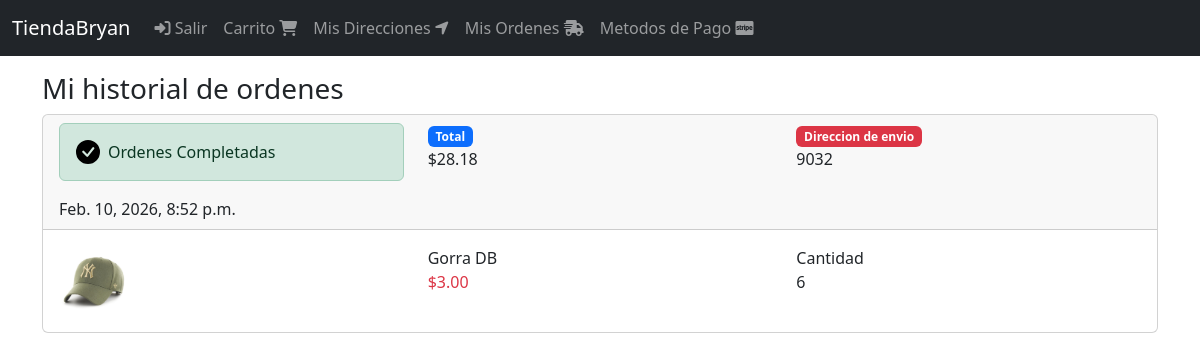
/orden/completados (signed in), run on an earlier commit of the app's database.
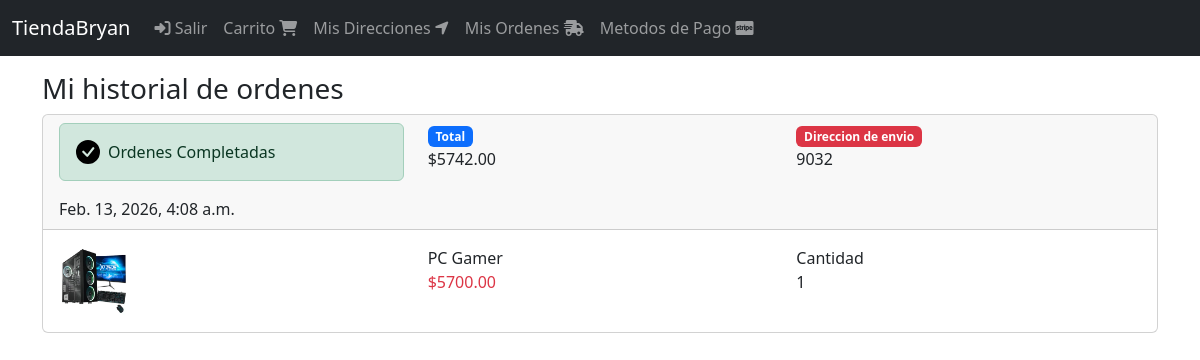
And on a later commit of the database.
### orden/models.py (models this page shows, shortened)
class Orden(models.Model):
    ordenID = models.CharField(max_length=100, null=False, blank=False, unique=True)
    user = models.ForeignKey(User, on_delete=models.CASCADE)
    cart = models.ForeignKey(Cart, on_delete=models.CASCADE)
    status = models.CharField(max_length=40, choices=choices, default=OrdenStatus.CREATED)
    envio_total = models.DecimalField(default=10, max_digits=9, decimal_places=2)
    total = models.DecimalField(default=0, max_digits=9, decimal_places=2)
    created_at = models.DateTimeField(auto_now_add=True)
    direccion_envio = models.ForeignKey(DireccionEnvio, null=True, blank=True, on_delete=models.CASCADE)
    promo_codigo = models.OneToOneField(PromoCodigo, null=True, blank=True, on_delete=models.CASCADE)

### DirEnvio/models.py (models this page shows, shortened)
class DireccionEnvio(models.Model):
    user = models.ForeignKey(User, null=False, blank=False, on_delete=models.CASCADE)
    line1 = models.CharField(max_length=300)
    line2 = models.CharField(max_length=300, blank=True)
    city = models.CharField(max_length=100)
    state = models.CharField(max_length=100)
    country = models.CharField(max_length=50)
    reference = models.CharField(max_length=300)
    postal_code = models.CharField(max_length=10, null=False, blank=False)
    default = models.BooleanField(default=False)
    created_at = models.DateTimeField(auto_now_add=True)
    def __str__(self):
        return self.postal_code

### carts/models.py (models this page shows, shortened)
class CartProduct(models.Model):
    cart = models.ForeignKey(Cart, on_delete=models.CASCADE)
    product = models.ForeignKey(Product, on_delete=models.CASCADE)
    quantity = models.IntegerField(default=1)
    created_at = models.DateTimeField(auto_now_add=True)
    objects = CartProductManager()

### products/models.py (models this page shows, shortened)
class Product(models.Model):
    title = models.CharField(max_length=40)
    description = models.TextField()
    price = models.DecimalField(max_digits=8, decimal_places=2, default=0.0)
    image = models.ImageField(upload_to='products/', null=False, blank=False)
    created_at = models.DateTimeField(auto_now_add=True)
    slug = models.SlugField(max_length=200, null=False, blank=False, unique=True)

### orden/views.py (the view)
# urls.py: path('completados', views.OrdenViews.as_view(), name='completados'),
class OrdenViews(LoginRequiredMixin, ListView):
    login_url = 'login'
    template_name = 'orden/ordenes.html'
    def get_queryset(self):
        return self.request.user.ordenes_completadas()

### carts/models.py (called while the page is built)
    def product_related(self):
        return self.cartproduct_set.select_related('product')

### products/templatetags/funcion_tag.py (called while the page is built)
@register.filter()
def precio_tag(value):
    return '${0:.2f}'.format(value)

### users/models.py (called while the page is built)
    def ordenes_completadas(self):
        return self.orden_set.filter(status=OrdenStatus.COMPLETED).order_by('-id')

### orden/templates/orden/ordenes.html
{% extends 'base.html' %}
{% block content %}
<div class="col">
    <div class="h3">
        Mi historial de ordenes
    </div>
    <div>
        {% for orden in object_list %}
            {% include 'orden/snippets/orden.html' %}
        {% endfor %}
    </div>
</div>
{% endblock %}

### templates/base.html (shortened to what this page needs)
{% load static %}
<!DOCTYPE html>
<html lang="es">
<head>
    <link href="https://cdn.jsdelivr.net/npm/bootstrap@5.3.3/dist/css/bootstrap.min.css"
    rel="stylesheet"
>
    <link rel="stylesheet" href="{% static 'css/base.css' %}">
</head>
<body>
    {% include 'navbar.html' %}
    <div class="container">
        <div class="row mt-3">
            {% block content %}
            {% endblock %}
        </div>
    </div>
</body>
</html>

### templates/navbar.html (shortened to what this page needs)
{% url 'carts' as cart %}
{% url 'direccion_envio' as direccion_envio %}
{% url 'completados' as completados %}
{% url 'crear' as crear %}
<nav class="navbar navbar-expand-lg navbar-dark bg-dark">
  <div class="container-fluid">
    <a class="navbar-brand" href="{% url 'index' %}">TiendaBryan</a>
    <div class="collapse navbar-collapse" id="navbarNavDropdown">
      <ul class="navbar-nav">
        {% if user.is_authenticated%}
        <li class="nav-item">
          <a class="nav-link" href="{% url 'salir' %}">
            <span class="fas fa-sign-in-alt"></span>
            Salir
          </a>
        </li>
      {% endif%}
      <ul class="navbar-nav">
        <li class="nav-item">
          <a class="nav-link" href="{% url 'cart' %}">Carrito
            <span class="fas fa-shopping-cart"></span>
          </a>
        </li>
      </ul>
      {% if user.is_authenticated %}
      <ul class="navbar-nav">
        <li class="nav-item">
          <a class="nav-link" href="{% url 'direccion_envio' %}">Mis Direcciones
            <span class="fas fa-location-arrow"></span>
          </a>
        </li>
        <li class="nav-item">
          <a class="nav-link" href="{% url 'completados' %}">Mis Ordenes
            <span class="fas fa-shipping-fast"></span>
          </a>
        </li>
        <li class="nav-item">
          <a class="nav-link" href="{% url 'crear' %}">Metodos de Pago
            <span class="fab fa-cc-stripe"></span>
          </a>
        </li>
      </ul>
      {% endif %}
    </div>
  </div>
</nav>

### orden/templates/orden/snippets/orden.html
{% load funcion_tag %}
<div class="card mb-2">
    <div class="card-header">
        <div class="row">
            <div class="col-4">
                <div class="alert alert-success d-flex align-items-center" role="alert">
                    <svg class="bi flex-shrink-0 me-2" width="24" height="24" role="img" aria-label="Success:"><use xlink:href="#check-circle-fill"/></svg>
                    <div>
                        Ordenes Completadas
                    </div>
                </div>
                <div>
                    {{ orden.created_at }}
                </div>
            </div>
            <div class="col-4">
                <div class="badge bg-primary">
                    Total
                </div>
                <div>
                    {{ orden.total | precio_tag }}
                </div>
            </div>
            <div class="col-4">
                <div class="badge bg-danger">
                    Direccion de envio
                </div>
                <div>
                    {{ orden.direccion_envio }}
                </div>
            </div>
        </div>
    </div>
    <div class="card-body">
        {% for i in orden.cart.product_related %}
        {% with product=i.product %}
        <div class="row">
            <div class="col-4">
                {% if product.image %}
                <img src="{{product.image.url}}" alt="" width="70" height="70">
                {% endif %}
            </div>
            <div class="col-4">
                <div>
                    {{product.title}}
                </div>
                <div class="text-danger">
                    {{product.price | precio_tag}}
                </div>
            </div>
            <div class="col-4">
                <div>
                    Cantidad
                </div>
                <div>
                    {{i.quantity}}
                </div>
            </div>
        </div>
        {% endwith %}
        {% endfor %}
    </div>
</div>

What changed in the data, as far as the page shows it:
removed Orden: created_at "Feb. 10, 2026, 8:52 p.m.", total|precio_tag "$28.18", direccion_envio "9032"
removed CartProduct: product.image (picture), product "Gorra DB", product.price|precio_tag "$3.00", quantity "6", shown under "Feb. 10, 2026, 8:52 p.m."
added Orden: created_at "Feb. 13, 2026, 4:08 a.m.", total|precio_tag "$5742.00", direccion_envio "9032"
added CartProduct: product.image (picture), product "PC Gamer", product.price|precio_tag "$5700.00", quantity "1", shown under "Feb. 13, 2026, 4:08 a.m."
